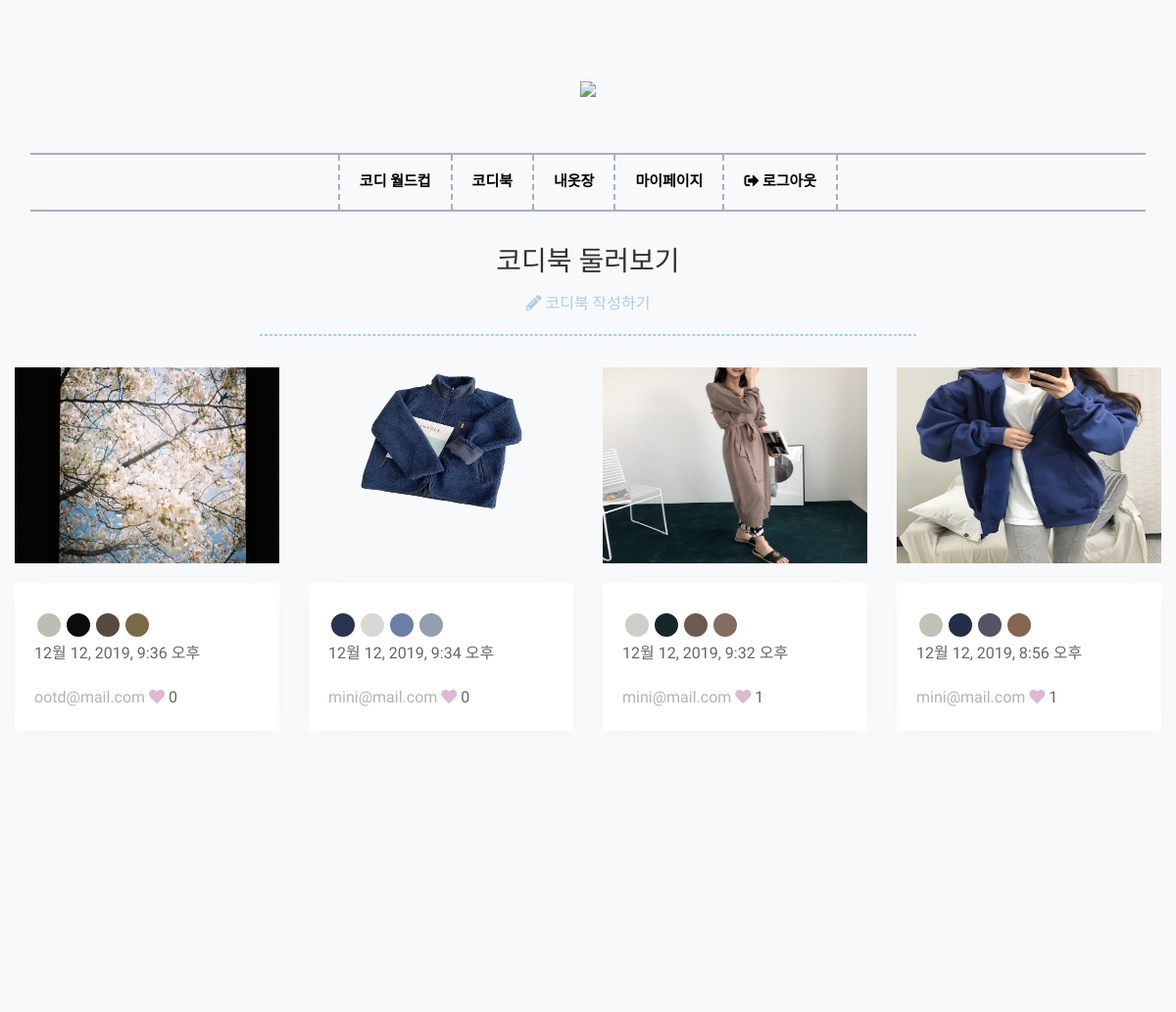
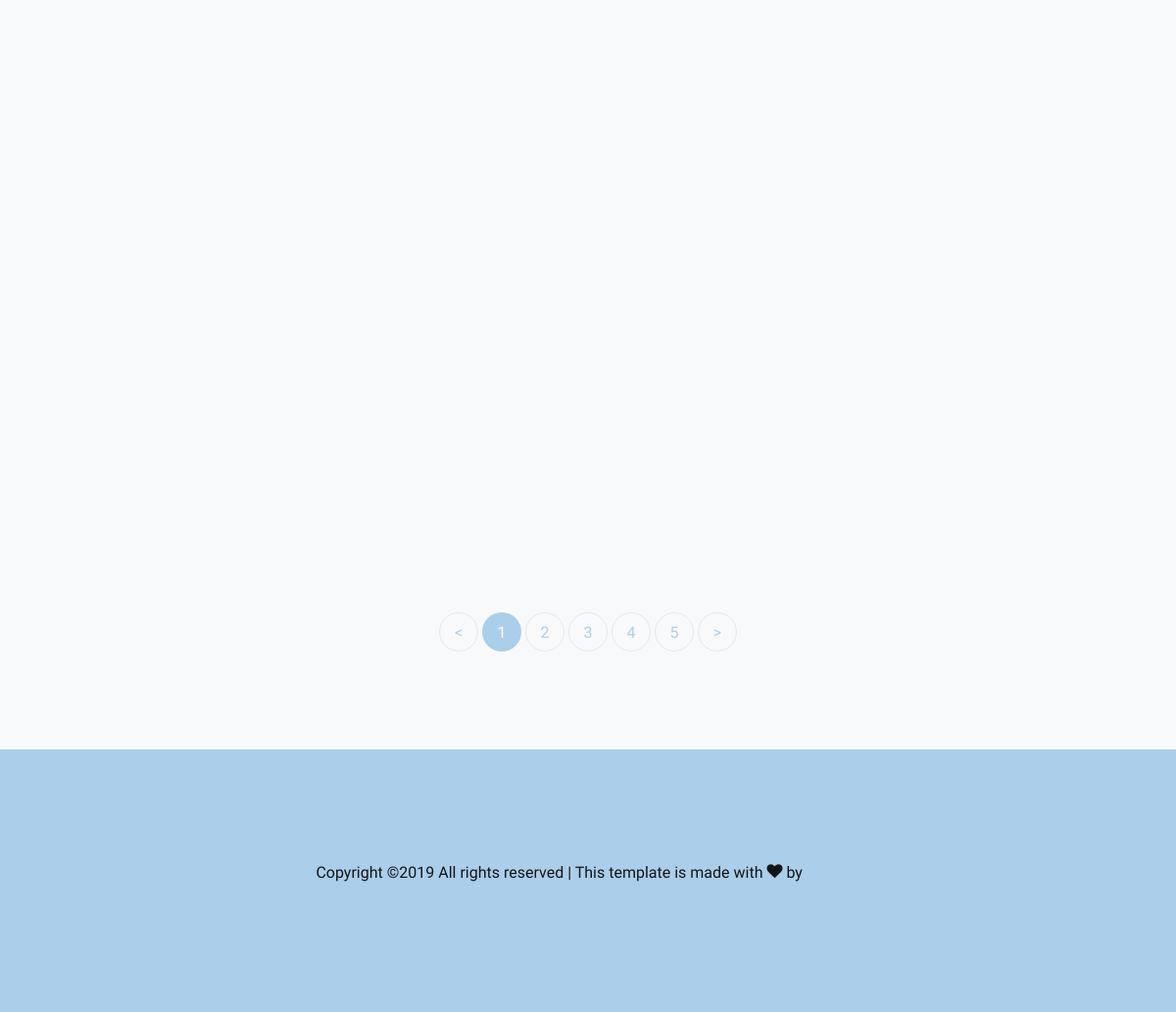
/codi/allCodiBook/ (signed in), run on the app's committed database (2 pictures, top to bottom).
### codi/models.py (models this page shows)
class Article(models.Model):
    contents = models.TextField()
    created_at = models.DateTimeField(auto_now_add=True)
    updated_at = models.DateTimeField(auto_now=True)
    user = models.ForeignKey(settings.AUTH_USER_MODEL, on_delete=models.CASCADE)
    user_likes = models.ManyToManyField(settings.AUTH_USER_MODEL, related_name="article_likes")
    domColor = models.CharField(max_length=40, blank=True)
    palColor1 = models.CharField(max_length=40, blank=True)
    palColor2 = models.CharField(max_length=40, blank=True)
    palColor3 = models.CharField(max_length=40, blank=True)
    palColor4 = models.CharField(max_length=40, blank=True)
    image = models.ImageField(blank=True)
    image_thumbnail = ImageSpecField(
        source='image',
        processors=[ResizeToFit(1000,1000)],
        format='JPEG',
        options={'quality':100}
    )

### codi/views.py (the view)
# urls.py: path('allCodiBook/', codi_views.allCodiBook, name="allCodiBook"),
@login_required
def allCodiBook(request):
    articles = Article.objects.all().order_by("-created_at")
    context = {
        'articles': articles
    }
    return render(request, 'codi/allCodiBook.html', context)

### codi/templates/codi/allCodiBook.html (shortened to what this page needs)
{% extends 'codi/base.html' %}
{% load static %}
{% block content %}
<section class="ftco-section testimony-section bg-light">
<div class="container" style="margin-top: 150px;">
  <div class="row justify-content-center mb-3">
    <div class="col-md-7 text-center heading-section ftco-animate">
      <h3>코디북 둘러보기</h3>
      <span><a href="{% url 'codi:codiBook' %}"><i class="fas fa-pencil-alt"></i> 코디북 작성하기</a></span>
      <hr style="width:auto; border: 1px dashed #ABCEEA;">
    </div>
  </div>
</div>
<div class="container">
  <div class="row">
  {% for article in articles %}
    <div class="col-md-3 ftco-animate">
      <div class="agent">
        <div class="img">
						<img src="{{article.image_thumbnail.url}}" class="block-20 img" alt="{{article.image_thumbnail.url}}">
        </div>
        <div class="desc">
          <div class="swatches" id="palColor">
          <div id="palC1-{{article.id}}" class="rounded-circle" style="background-color:{{article.palColor1}}; color:rgb(255,255,255);" data-color=""></div>
          <div id="palC2-{{article.id}}" class="rounded-circle" style="background-color:{{article.palColor2}}; color:rgb(255,255,255);" data-color=""></div>
          <div id="palC3-{{article.id}}" class="rounded-circle" style="background-color:{{article.palColor3}}; color:rgb(255,255,255);" data-color=""></div>
          <div id="palC4-{{article.id}}" class="rounded-circle" style="background-color:{{article.palColor4}}; color:rgb(255,255,255);" data-color=""></div>
          </div>
          <p class="h-info"><span class="details" id="allcodibook_font">{{article.updated_at}}</span></p>
          <div style="display: inline-block"><a href="{% url 'codi:codiBooks' article.user.id %}" id="allcodibook_font2">{{article.user.username}}</a></div>
          <div style="display: inline-block"><i class="fas fa-heart" style="color:#DDB8CF;"></i><span class="likes_cnt"> {{article.user_likes.all|length}}</span></div>
        </div>
      </div>
    </div>
	{% endfor %}
  </div>
  <div class="row mt-5">
    <div class="col text-center">
      <div class="block-27">
        <ul>
          <li><a href="#">&lt;</a></li>
          <li class="active"><span>1</span></li>
          <li><a href="#">2</a></li>
          <li><a href="#">3</a></li>
          <li><a href="#">4</a></li>
          <li><a href="#">5</a></li>
          <li><a href="#">&gt;</a></li>
        </ul>
      </div>
    </div>
  </div>
</div>
</section>
{% endblock content %}

### codi/templates/codi/base.html (shortened to what this page needs)
{% load static %}
<!DOCTYPE html>
<html lang="en">
<head>
    <link rel="stylesheet" href="//use.fontawesome.com/releases/v5.0.7/css/all.css">
    <link rel="stylesheet" href= "{% static 'css/open-iconic-bootstrap.min.css' %}">
    <link rel="stylesheet" href= "{% static 'css/animate.css' %}">
    <link rel="stylesheet" href= "{% static 'css/owl.carousel.min.css' %}">
    <link rel="stylesheet" href= "{% static 'css/owl.theme.default.min.css' %}">
    <link rel="stylesheet" href= "{% static 'css/magnific-popup.css' %}">
    <link rel="stylesheet" href= "{% static 'css/aos.css' %}">
    <link rel="stylesheet" href= "{% static 'css/ionicons.min.css' %}">
    <link rel="stylesheet" href= "{% static 'css/bootstrap-datepicker.css' %}">
    <link rel="stylesheet" href= "{% static 'css/jquery.timepicker.css' %}">
    <link rel="stylesheet" href= "{% static 'css/flaticon.css' %}">
    <link rel="stylesheet" href= "{% static 'css/icomoon.css' %}">
    <link rel="stylesheet" href= "{% static 'css/style.css' %}">
</head>
<body>
<nav class="navbar navbar-expand-lg navbar-dark bg-dark ftco-navbar-light" id="ftco-navbar">
    <div class="container" style="display:inline-block;">
        <a class="navbar-brand" href="{% url 'codi:codi' %}" style="display:table; margin-left:auto; margin-right:auto; margin-bottom:10px;"><img src = "{% static "images/icon.png" %}" style="width: 300px; height: auto;"></a>
        <div class="collapse navbar-collapse" id="ftco-nav"
        style='display:inline-block; border-bottom: 2px solid #A4AFC3; border-top: 2px solid #A4AFC3;'>
        <ul class="navbar-nav ml-auto" style="margin-left: auto; margin-right: auto;">
            <li class="nav-item"><a href="{% url 'codi:codiWorldcup' %}" class="nav-link goCodicup"
            style = "border-right: 2px dashed #A4AFC3; border-left: 2px dashed #A4AFC3;">코디 월드컵</a></li>
            <li class="nav-item"><a href="{% url 'codi:allCodiBook' %}" class="nav-link" style = "border-right : 2px dashed #A4AFC3;">코디북</a></li>
            <li class="nav-item"><a href="{% url 'codi:myCloset' %}" class="nav-link" style = "border-right : 2px dashed #A4AFC3;">내옷장</a></li>
            {% if user.is_authenticated %}
                <li class="nav-item"><a href="{% url 'codi:mypage' %}" class="nav-link" style = "border-right : 2px dashed #A4AFC3;">마이페이지</a></li>
                <li class="nav-item"><a href="{% url 'accounts:logout' %}" class="nav-link" style = "border-right : 2px dashed #A4AFC3;"><i class="fas fa-sign-out-alt"></i> 로그아웃</a></li>
            {% else %}
                <li class="nav-item"><a href="{% url 'accounts:login' %}" class="nav-link" style = "border-right : 2px dashed #A4AFC3;">로그인</a></li>
            {% endif %}
        </ul>
        </div>
    </div>
</nav>
{% block content %}
{% endblock content %}
<footer class="ftco-footer ftco-section">
        <div class=" text-center">
        <p>
Copyright &copy;<script>document.write(new Date().getFullYear());</script> All rights reserved | This template is made with <i class="icon-heart color-danger" aria-hidden="true"></i> by <a href="https://colorlib.com" target="_blank">Colorlib</a>
</p>
        </div>
</footer>
</body>
</html>

### codi/static/css/icomoon.css (style rules this page uses)
[class^="icon-"], [class*=" icon-"] { font-family: 'icomoon' !important; speak: none; font-style: normal; font-weight: normal; font-variant: normal; text-transform: none; line-height: 1; -webkit-font-smoothing: antialiased; -moz-osx-font-smoothing: grayscale; }
.icon-heart:before { content: "\f004"; }

### data on the page
Article: image_thumbnail (picture), updated_at "12월 12, 2019, 9:36 오후", user.username "ootd@mail.com", user_likes.all|length "0"
Article: image_thumbnail (picture), updated_at "12월 12, 2019, 9:34 오후", user.username "mini@mail.com", user_likes.all|length "0"
Article: image_thumbnail (picture), updated_at "12월 12, 2019, 9:32 오후", user.username "mini@mail.com", user_likes.all|length "1"
Article: image_thumbnail (picture), updated_at "12월 12, 2019, 8:56 오후", user.username "mini@mail.com", user_likes.all|length "1"
